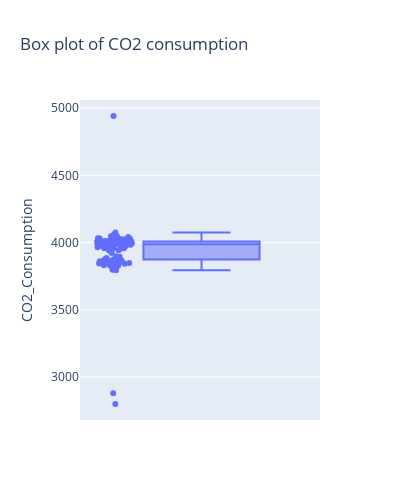

Notebook source saved alongside this figure:
### Markdown cell above
#### On remarque une périodicité dans les données : cela peut correspondre aux week-ends où l'entreprise est peut-être moins active. Il y a trois valeurs aberrantes : soit des outliers à exclure (erreur de mesure,...), soit les utilisations anormales en question que l'on doit détecter.

### Code cell
fig = boxplot = px.box(
    data, y="CO2_Consumption", points="all", title="Box plot of CO2 consumption"
)
fig.update_layout(width=400, height=500)

### Figure 1 — Plotly figure (JSON) as saved in the notebook; plotly's stock layout.template omitted (floating-point values rounded to 4 significant figures)
{"data": [{"alignmentgroup": "True", "boxpoints": "all", "hovertemplate": "CO2_Consumption=%{y}<extra></extra>", "legendgroup": "", "marker": {"color": "#636efa"}, "name": "", "notched": false, "offsetgroup": "", "orientation": "v", "showlegend": false, "type": "box", "x0": " ", "xaxis": "x", "y": [3865.0, 3996.0, 4019.0, 4046.0, 3993.0, 3993.0, 3897.0, 3873.0, 3986.0, 4016.0, 3986.0, 3986.0, 4007.0, 3793.0, 2798.0, 3983.0, 3970.0, 4009.0, 3973.0, 3958.0, 3894.0, 3843.0, 4002.0, 3957.0, 3984.0, 4003.0, 3965.0, 3861.0, 3832.0, 3991.0, 3982.0, 4056.0, 4000.0, null, 3875.0, 3813.0, 4006.0, 4941.0, 3960.0, 4006.0, 4022.0, 3855.0, 3847.0, 3991.0, 3956.0, 3978.0, 3986.0, 4032.0, 3860.0, 3797.0, 4010.0, 3988.0, 3980.0, 4018.0, 4031.0, 2878.0, 3825.0, 3991.0, 4010.0, 4029.0, 3986.0, 3994.0, 3817.0, 3814.0, 4024.0, 4041.0, 3998.0, 4030.0, 4011.0, 3831.0, 3861.0, 4046.0, 3999.0, 4047.0, 3921.0, 4025.0, 3853.0, 3841.0, 4003.0, 3940.0, 3993.0, 4011.0, 4044.0, 3834.0, 3826.0, 3985.0, 4027.0, 4010.0, 3984.0, 4015.0, 3853.0, 3879.0, null, 3990.0, 3988.0, 3956.0, 4009.0, 3858.0, 3850.0, 3993.0, 3958.0, 3987.0, 3990.0, 3976.0, 3845.0, 3862.0, 4057.0, 4005.0, 4008.0, 3998.0, 3942.0, 3849.0, null, 4074.0, 3994.0, 4009.0, 3999.0, 3965.0, 3884.0, 3873.0], "y0": " ", "yaxis": "y"}], "layout": {"boxmode": "group", "height": 500, "legend": {"tracegroupgap": 0}, "title": {"text": "Box plot of CO2 consumption"}, "width": 400, "xaxis": {"anchor": "y", "domain": [0, 1]}, "yaxis": {"anchor": "x", "domain": [0, 1], "title": {"text": "CO2_Consumption"}}}}
